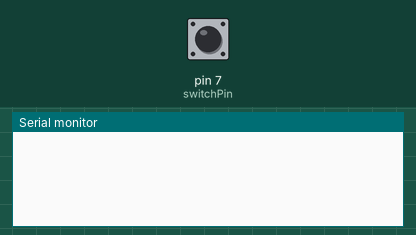
Simulated run of this sketch. Board: Arduino Uno, built with avr-gcc and run on an emulated ATmega328P. Shown: the last lines printed to the serial monitor. The test bench sets the inputs (shaded band); at power-on: pin 7 (switchPin) HIGH.

Above: at 1.2 s.
1.3 s: pin 7 (switchPin) pulled LOW for 0.15 s
At 1.9 s:
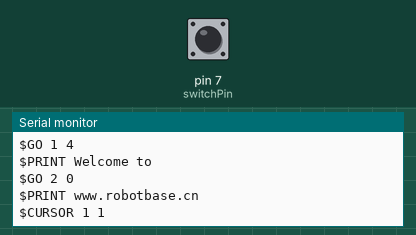
2.9 s: pin 7 (switchPin) driven LOW
At 4.0 s:
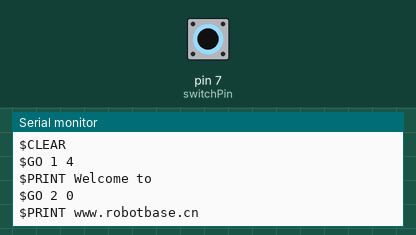

Measured:
- after the input at 1.3 s, the serial monitor: prints a new line at once (image 1)

The sketch:

sketch_nov12a.pde
```cpp
int switchPin = 7; //定义数字口7为大按钮接口

void setup() {
  Serial.begin(9600); //设置波特率为9600
  pinMode(switchPin, INPUT);  //设置数字口7为输入模式
}

void loop() {
  if (LOW == digitalRead(switchPin)){
    Serial.print("$CLEAR\r\n");
    Serial.print("$GO 1 4\r\n");
    Serial.print("$PRINT Welcome to\r\n");
    Serial.print("$GO 2 0\r\n");
    Serial.print("$PRINT www.robotbase.cn\r\n");
    Serial.print("$CURSOR 1 1\r\n");
  }
}
```
